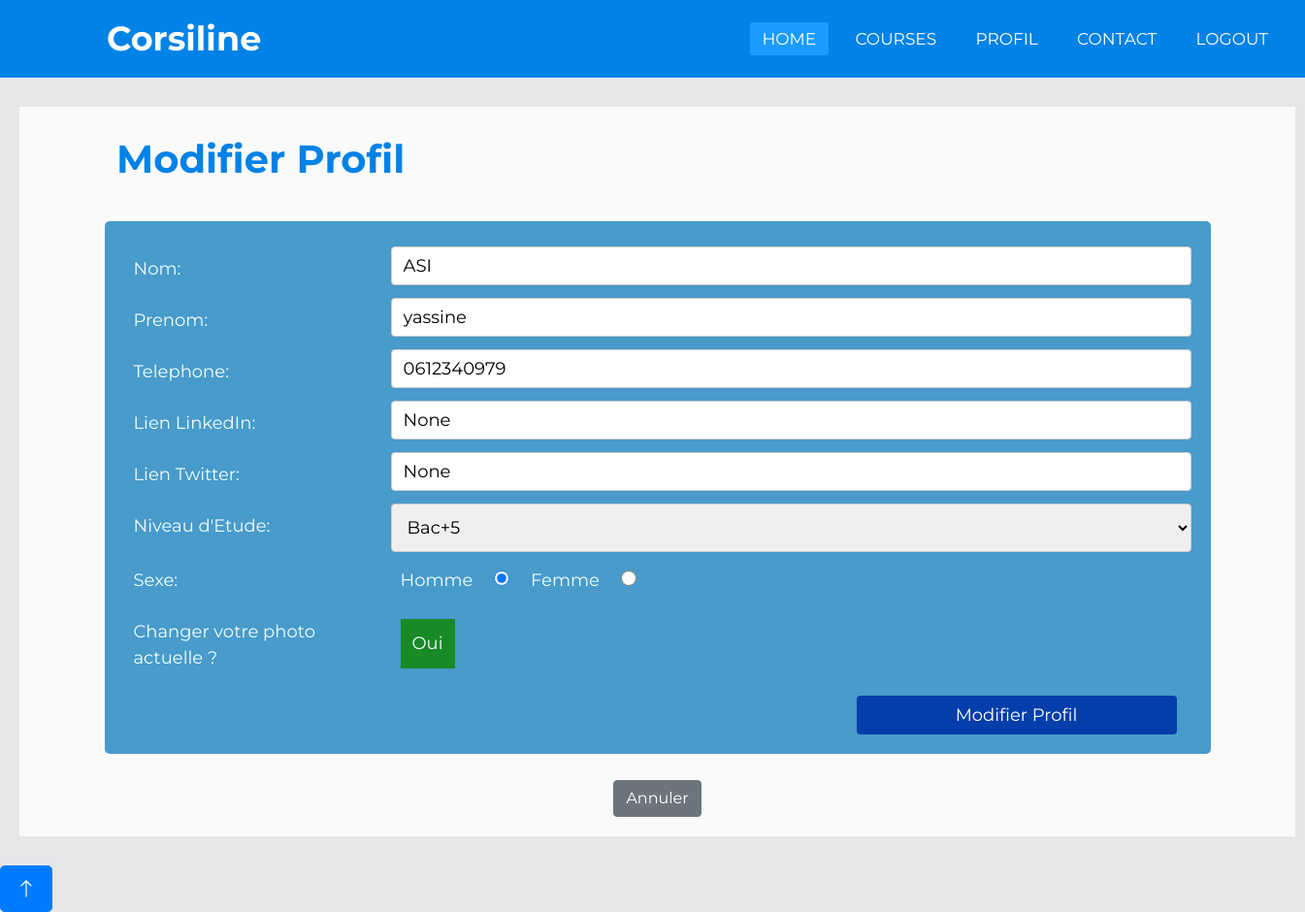
The app's page /prof/modProfilEtd/ (signed in) with its own data.
### prof/models.py (models this page shows, shortened)
class User(models.Model):
    email = models.EmailField()
    password = models.CharField(max_length=255)
    role=models.CharField(max_length=20,choices=[('etd','etd'),('prof','prof')],default='etd')

class Etudiant(User):
    nom = models.CharField(max_length=50,default='Aucun')
    prenom = models.CharField(max_length=50,default='Aucun')
    telephone=models.CharField(max_length=10,null=True,blank=True,default='Aucun')
    linkedin=models.CharField(max_length=100,null=True,blank=True,default='Aucun')
    twitter=models.CharField(max_length=100,null=True,blank=True,default='Aucun')
    sexe=models.CharField(max_length=20,choices=[('Femme','Femme'),('Homme','Homme')],default='Homme')
    photo=models.ImageField(upload_to='photo/etds/%y/%m/%d',default='photo/etds/default_user.jpg')
    LEVEL_CHOICES = [
        ('sans bac', 'sans bac'),
        ('bac', 'bac'),
        ('bac+2', 'bac+2'),
        ('bac+3', 'bac+3'),
        ('bac+5', 'bac+5'),
    ]
    NiveauEtude = models.CharField(max_length=10, null=False,choices=LEVEL_CHOICES,default='bac')

### prof/views.py (the view)
# urls.py: path('modProfilEtd/',views.modProfilEtd,name='modProfilEtd'),
def modProfilEtd(request):
    try:
        active=request.session.get('active')
    except:
        redirect('login')
    if active is not None:
        etd=Etudiant.objects.get(email=active)
        if request.method == 'POST':
            nom=request.POST.get('nom')
            prenom=request.POST.get('prenom')
            telephone=request.POST.get('tel')
            linkedin=request.POST.get('linkedin')
            twitter=request.POST.get('twitter')
            sexe=request.POST.get('sexe')
            niv=request.POST.get('niv')
            try:
                photo=request.FILES['photo']
            except:
                photo=None
            if etd.nom != nom:
                etd.nom=nom
            if etd.prenom != prenom:
                etd.prenom=prenom
            if etd.telephone != telephone:
                etd.telephone=telephone
            if etd.linkedin != linkedin:
                etd.linkedin=linkedin
            if etd.twitter != twitter:
                etd.twitter=twitter
            if etd.sexe != sexe:
                etd.sexe=sexe
            if etd.NiveauEtude != niv:
                etd.NiveauEtude=niv
            if photo is not None:
                etd.photo=photo
            etd.save()
            return render(request,'etd/modProfilEtd.html',{'profil_mod':True})
        else:
            return render(request,'etd/modProfilEtd.html',{'etd':etd})
    else:
        return redirect('login')

### templates/etd/modProfilEtd.html (shortened to what this page needs)
{% include 'headerEtd.html' %}
{% load static %}
<!DOCTYPE html>
<html lang="en">
<head>
    <link rel="stylesheet" href="{% static 'css/style.css' %}">
    <link rel="stylesheet" href="{% static 'css/form.css' %}">
    <link href="https://cdnjs.cloudflare.com/ajax/libs/font-awesome/5.10.0/css/all.min.css" rel="stylesheet">
    <link href="https://cdn.jsdelivr.net/npm/bootstrap-icons@1.4.1/font/bootstrap-icons.css" rel="stylesheet">
</head>
<body>
<section>
    <div class="rowx">
        <h1 class="wlc2"><b>Modifier Profil</b></h1>
    </div>
<div class="container">
<form method="post" enctype="multipart/form-data">
    <div class="rowx">
    <div class="col-25">
    <label for="nom">Nom:</label>
    </div>
    <div class="col-75">
    <input type="text" name="nom" id="nom" defaultValue="{{ etd.nom }}" value="{{ etd.nom }}" required>
    </div>
    </div>
<div class="rowx">
<div class="col-25">
<label for="prenom">Prenom:</label>
</div>
<div class="col-75">
<input type="text" name="prenom" id="prenom" defaultValue="{{ etd.prenom }}" value="{{ etd.prenom }}" required>
</div>
</div>
    <div class="rowx">
    <div class="col-25">
    <label for="tel">Telephone:</label>
    </div>
    <div class="col-75">
    <input type="tel" name="tel" id="tel" defaultValue="None" value="{{ etd.telephone }}" pattern="06[0-9]{8}" placeholder="Numero de telephone composé de 10 chiffres" >
    </div>
    </div>
    <div class="rowx">
        <div class="col-25">
        <label for="linkedin">Lien LinkedIn:</label>
        </div>
        <div class="col-75">
        <input type="text" name="linkedin" id="linkedin" defaultValue="None" value="{{ etd.linkedin }}" placeholder="lien de votre compte LinkedIn">
        </div>
    </div>
        <div class="rowx">
            <div class="col-25">
            <label for="twitter">Lien Twitter:</label>
            </div>
            <div class="col-75">
            <input type="text" name="twitter" id="twitter" defaultValue="None" value="{{ etd.twitter }}" placeholder="lien de votre compte Twitter">
            </div>
        </div>
        <div class="rowx">
            <div class="col-25">
            <label for="bio">Niveau d'Etude:</label>
            </div>
            <div class="col-75">
                <select name="niv" id="niv">
                    <option value="bac+5" {% if etd.NiveauEtude == 'bac+5' %}selected{% endif %}>Bac+5</option>
                  </select>
            </div>
        </div>
        <div class="rowx">
            <div class="col-25">
                <label>Sexe:</label>
            </div>
            <div class="col-75">
            <label class="sexe" for="homme">Homme</label>
            <input type="radio" id="homme" name="sexe" value="Homme" {% if etd.sexe == 'Homme' %} checked {% endif %}>
            <label class="sexe" for="femme">Femme</label>
            <input type="radio" id="femme" name="sexe" value="Femme" {% if etd.sexe == 'Femme' %} checked {% endif %}>
            </div>
        </div>
    <div class="rowx">
    <div class="col-25">
    <label>Changer votre photo actuelle ?</label>
    </div>
    <div class="col-75">
    <label class="rep" onclick="img()" id="rep">Oui</label>
    </div>
    </div>
    <div class="rowx">
        <input type="submit" value="Modifier Profil" onclick="return confirm('Voulez-vous enregistrer les changements ?')">
    </div>
  </form>
</div>
<br>
<center>
<button class="btn btn-secondary" onclick="history.back()">Annuler</button>
</center>
</section>
<a href="#" class="btn btn-lg btn-primary btn-lg-square back-to-top"><i class="bi bi-arrow-up"></i></a>
</body>
</html>

### profs/static/css/stylenav.css (style rules this page uses)
* { padding: 0; margin: 0; text-decoration: none; list-style: none; box-sizing: border-box; }
body { font-family: montserrat; }

### profs/static/css/style.css (style rules this page uses)
section { background: rgb(255, 255, 255,0.8); margin: 30px 20px; padding: 15px 5px; font-size: 18px; padding: 20px; clear: both; height: auto; display:block; width: 1315px; }
body { background: rgba(24, 29, 56, .1); }
label { color: azure; font-size: 40 px; margin: 10px; }
input { height: 40px; width: 500px; font-size: fill; }
.wlc2 { margin: 10px 0 20px 80px; color: #0082e6; box-sizing: border-box; position: relative; }
h1,h3 { color: #0082e6; }

### profs/static/css/form.css (style rules this page uses)
* { box-sizing: border-box; }
.container { border-radius: 5px; background-color: #489bca; padding: 20px; width: 100%; margin-top: 20px; }
.col-25 { float: left; width: 25%; margin-top: 6px; }
.col-75 { float: left; width: 75%; margin-top: 6px; position: relative; }
.rowx::after { content: ""; display: table; clear: both; display: flex; }
input[type=text],input[type=tel],input[type=number],select,textarea,input[type=range] { width: 100%; padding: 12px; border: 1px solid #ccc; border-radius: 4px; resize: vertical; position: relative; }
input[type=radio] { width:30px; height: 16px; resize: vertical; display: inline-block; }
.container label { padding: 0px; display: inline-block; }
label.sexe { padding: 0px; display: inline-block; }
label.rep { padding: 12px 12px 12px 12px; color: azure; resize: vertical; background-color: #188a27; display: inline-block; height: 100%; cursor: pointer; }
input[type=submit] { background-color: #043eaa; color: white; padding: 0px; margin-top: 15px; margin-right: 15px; border: none; padding: 0 40px; border-radius: 4px; cursor: pointer; float: right; width: 30%; }

### records on screen
Etudiant: nom "ASI", prenom "yassine", tel "0612340979", linkedin "None", twitter "None", niv "Bac+5", sexe "☑ Homme", sexe "☐ Femme"
